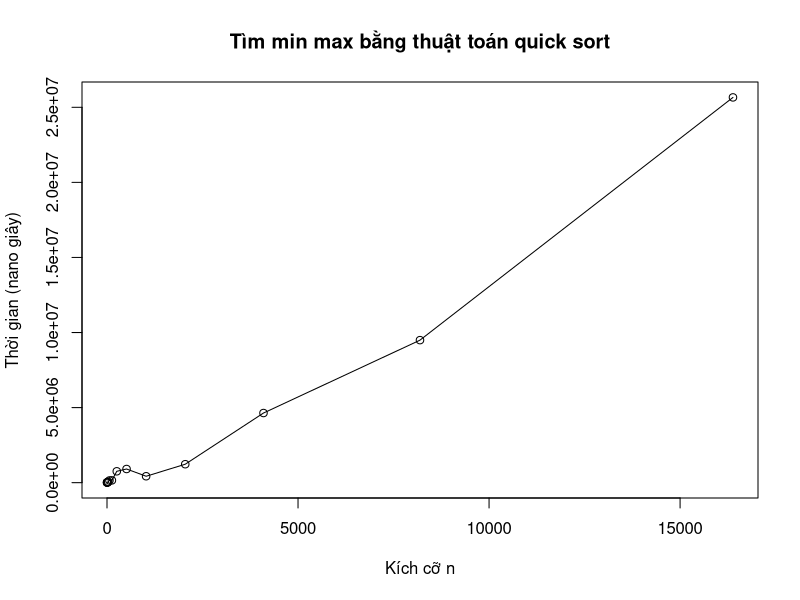

The R script that drew this image:
size = c(1, 2, 4, 8, 16, 32, 64, 128, 256, 512, 1024, 2048, 4096, 8192, 16384)
time = c(4800, 25300, 7200, 17800, 27500, 62300, 147400, 152700, 756700, 910300, 426900, 1228800, 4638400, 9492400, 25658400)

data = data.frame(size, time)

plot(data, xlab = "Kích cỡ n", ylab = "Thời gian (nano giây)", main = "Tìm min max bằng thuật toán quick sort")
lines(size, time)